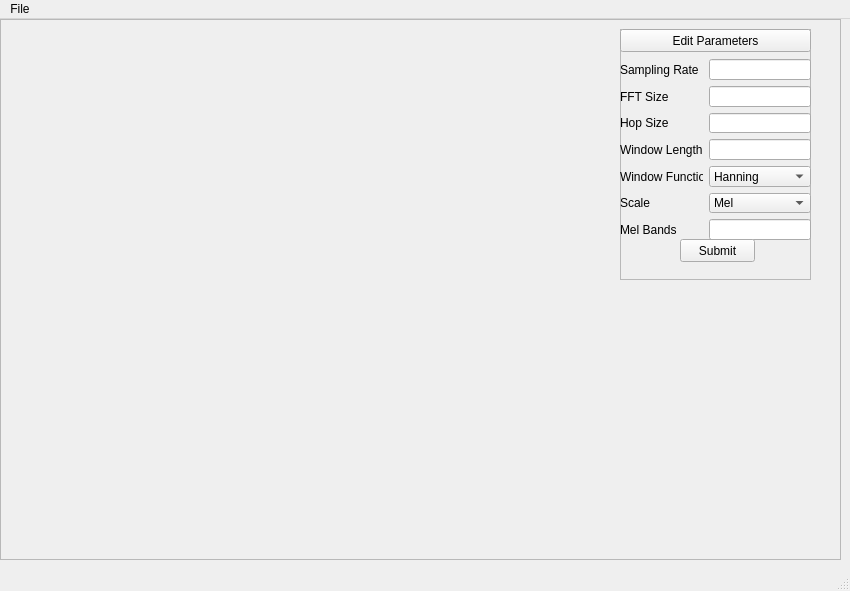
<?xml version="1.0" encoding="UTF-8"?>
<ui version="4.0">
 <class>MainWindow</class>
 <widget class="QMainWindow" name="MainWindow">
  <property name="geometry">
   <rect>
    <x>0</x>
    <y>0</y>
    <width>850</width>
    <height>591</height>
   </rect>
  </property>
  <property name="windowTitle">
   <string>Spectrogram Viewer</string>
  </property>
  <widget class="QWidget" name="centralwidget">
   <widget class="QFrame" name="specFrame">
    <property name="geometry">
     <rect>
      <x>0</x>
      <y>0</y>
      <width>841</width>
      <height>541</height>
     </rect>
    </property>
    <property name="frameShape">
     <enum>QFrame::StyledPanel</enum>
    </property>
    <property name="frameShadow">
     <enum>QFrame::Raised</enum>
    </property>
    <widget class="QFrame" name="paramFrame">
     <property name="geometry">
      <rect>
       <x>620</x>
       <y>10</y>
       <width>191</width>
       <height>251</height>
      </rect>
     </property>
     <property name="frameShape">
      <enum>QFrame::StyledPanel</enum>
     </property>
     <property name="frameShadow">
      <enum>QFrame::Raised</enum>
     </property>
     <widget class="QPushButton" name="paramButton">
      <property name="geometry">
       <rect>
        <x>0</x>
        <y>0</y>
        <width>191</width>
        <height>23</height>
       </rect>
      </property>
      <property name="text">
       <string>Edit Parameters</string>
      </property>
     </widget>
     <widget class="QFrame" name="paramEditFrame">
      <property name="geometry">
       <rect>
        <x>0</x>
        <y>20</y>
        <width>191</width>
        <height>221</height>
       </rect>
      </property>
      <widget class="QWidget" name="formLayoutWidget">
       <property name="geometry">
        <rect>
         <x>0</x>
         <y>10</y>
         <width>191</width>
         <height>181</height>
        </rect>
       </property>
       <layout class="QFormLayout" name="formLayout">
        <item row="0" column="0">
         <widget class="QLabel" name="rateLabel">
          <property name="text">
           <string>Sampling Rate</string>
          </property>
         </widget>
        </item>
        <item row="0" column="1">
         <widget class="QLineEdit" name="rateLineEdit"/>
        </item>
        <item row="1" column="0">
         <widget class="QLabel" name="fftLabel">
          <property name="text">
           <string>FFT Size</string>
          </property>
         </widget>
        </item>
        <item row="1" column="1">
         <widget class="QLineEdit" name="fftLineEdit"/>
        </item>
        <item row="2" column="0">
         <widget class="QLabel" name="hopLabel">
          <property name="text">
           <string>Hop Size</string>
          </property>
         </widget>
        </item>
        <item row="2" column="1">
         <widget class="QLineEdit" name="hopLineEdit"/>
        </item>
        <item row="3" column="0">
         <widget class="QLabel" name="lengthLabel">
          <property name="text">
           <string>Window Length</string>
          </property>
         </widget>
        </item>
        <item row="3" column="1">
         <widget class="QLineEdit" name="lengthLineEdit"/>
        </item>
        <item row="4" column="0">
         <widget class="QLabel" name="windowingLabel">
          <property name="text">
           <string>Window Function</string>
          </property>
         </widget>
        </item>
        <item row="4" column="1">
         <widget class="QComboBox" name="windowingComboBox">
          <item>
           <property name="text">
            <string>Hanning</string>
           </property>
          </item>
          <item>
           <property name="text">
            <string>Hamming</string>
           </property>
          </item>
          <item>
           <property name="text">
            <string>Gaussian</string>
           </property>
          </item>
          <item>
           <property name="text">
            <string>Blackman-Harris</string>
           </property>
          </item>
          <item>
           <property name="text">
            <string>Flat Top</string>
           </property>
          </item>
          <item>
           <property name="text">
            <string>Triangular</string>
           </property>
          </item>
          <item>
           <property name="text">
            <string>Rectangular</string>
           </property>
          </item>
         </widget>
        </item>
        <item row="5" column="0">
         <widget class="QLabel" name="scaleLabel">
          <property name="text">
           <string>Scale</string>
          </property>
         </widget>
        </item>
        <item row="5" column="1">
         <widget class="QComboBox" name="scaleComboBox">
          <item>
           <property name="text">
            <string>Mel</string>
           </property>
          </item>
          <item>
           <property name="text">
            <string>Linear</string>
           </property>
          </item>
          <item>
           <property name="text">
            <string>Logarithmic</string>
           </property>
          </item>
         </widget>
        </item>
        <item row="6" column="0">
         <widget class="QLabel" name="dimensionLabel">
          <property name="text">
           <string>Mel Bands</string>
          </property>
         </widget>
        </item>
        <item row="6" column="1">
         <widget class="QLineEdit" name="dimensionLineEdit"/>
        </item>
       </layout>
      </widget>
      <widget class="QPushButton" name="pushButton_2">
       <property name="geometry">
        <rect>
         <x>60</x>
         <y>190</y>
         <width>75</width>
         <height>23</height>
        </rect>
       </property>
       <property name="text">
        <string>Submit</string>
       </property>
      </widget>
     </widget>
    </widget>
   </widget>
  </widget>
  <widget class="QMenuBar" name="menubar">
   <property name="geometry">
    <rect>
     <x>0</x>
     <y>0</y>
     <width>850</width>
     <height>22</height>
    </rect>
   </property>
   <widget class="QMenu" name="menuFile">
    <property name="title">
     <string>File</string>
    </property>
    <addaction name="actionNew"/>
    <addaction name="actionOpen"/>
    <addaction name="separator"/>
    <addaction name="actionSave"/>
    <addaction name="actionSaveAs"/>
    <addaction name="separator"/>
    <addaction name="actionImport"/>
    <addaction name="separator"/>
    <addaction name="actionExportGraph"/>
    <addaction name="actionExportParam"/>
    <addaction name="separator"/>
    <addaction name="actionSettings"/>
   </widget>
   <addaction name="menuFile"/>
  </widget>
  <widget class="QStatusBar" name="statusbar"/>
  <action name="actionSave">
   <property name="text">
    <string>Save</string>
   </property>
  </action>
  <action name="actionImport_Audio">
   <property name="text">
    <string>Import Audio</string>
   </property>
  </action>
  <action name="actionExport_Diagram">
   <property name="text">
    <string>Export Spectrogram</string>
   </property>
  </action>
  <action name="actionExport_Parameters">
   <property name="text">
    <string>Export Parameters</string>
   </property>
  </action>
  <action name="actionNew">
   <property name="text">
    <string>New</string>
   </property>
  </action>
  <action name="actionImport">
   <property name="text">
    <string>Import Audio</string>
   </property>
  </action>
  <action name="actionOpen">
   <property name="text">
    <string>Open</string>
   </property>
  </action>
  <action name="actionSettings">
   <property name="text">
    <string>Preferences</string>
   </property>
  </action>
  <action name="actionExportGraph">
   <property name="text">
    <string>Export Spectrogram</string>
   </property>
  </action>
  <action name="actionExportParam">
   <property name="text">
    <string>Export Parameters</string>
   </property>
  </action>
  <action name="actionSaveAs">
   <property name="text">
    <string>Save As...</string>
   </property>
  </action>
 </widget>
 <resources/>
 <connections/>
</ui>
